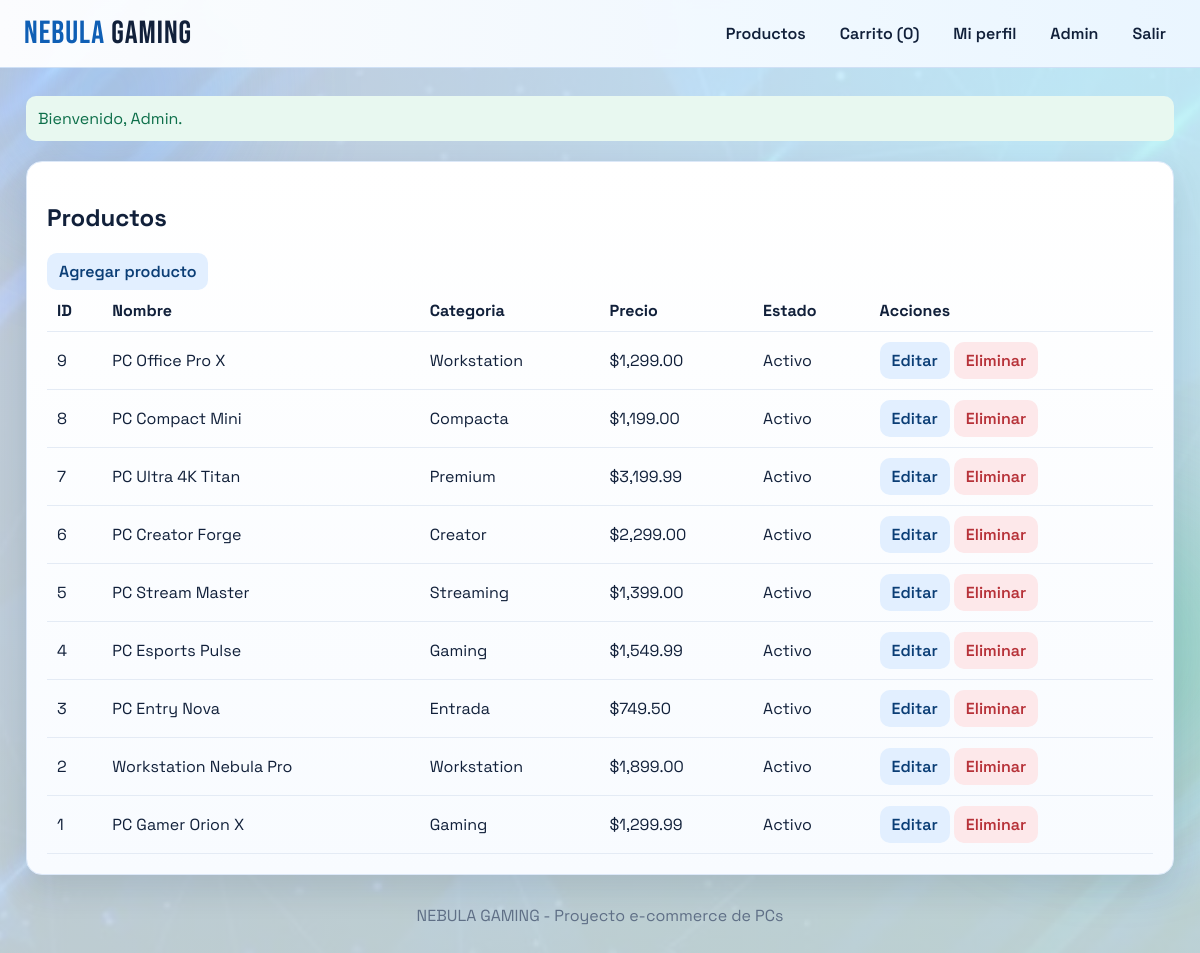
Page /admin/products.php (signed in) on the committed database.
### tables this page shows
CREATE TABLE IF NOT EXISTS productos (
    id INT AUTO_INCREMENT PRIMARY KEY,
    nombre_producto VARCHAR(150) NOT NULL,
    descripcion TEXT NULL,
    categoria VARCHAR(80) NULL,
    precio_producto DECIMAL(10,2) NOT NULL,
    imagen VARCHAR(255) NULL,
    activo TINYINT(1) NOT NULL DEFAULT 1,
    created_at TIMESTAMP DEFAULT CURRENT_TIMESTAMP
);

### includes/auth.php (called while the page is built, shortened)
<?php
function db(): PDO
{
    static $pdo = null;
    if ($pdo === null) {
        $database = new Database();
        $pdo = $database->connect();
    }
    return $pdo;
}
function e(string $value): string
{
    return htmlspecialchars($value, ENT_QUOTES, 'UTF-8');
}

### admin/products.php (the view, shortened to what this page needs)
<?php
require_once __DIR__ . '/../includes/layout.php';
$stmt = db()->query('SELECT id, nombre_producto, categoria, precio_producto, activo FROM productos ORDER BY id DESC');
$products = $stmt->fetchAll();
?>
<section class="panel">
    <h2>Productos</h2>
    <a class="btn-link" href="product_form.php">Agregar producto</a>
    <div class="table-wrap">
        <table>
            <thead>
                <tr>
                    <th>ID</th>
                    <th>Nombre</th>
                    <th>Categoria</th>
                    <th>Precio</th>
                    <th>Estado</th>
                    <th>Acciones</th>
                </tr>
            </thead>
            <tbody>
                <?php foreach ($products as $product): ?>
                    <tr>
                        <td><?= (int)$product['id'] ?></td>
                        <td><?= e($product['nombre_producto']) ?></td>
                        <td><?= e($product['categoria'] ?? 'General') ?></td>
                        <td>$<?= number_format((float)$product['precio_producto'], 2) ?></td>
                        <td><?= (int)$product['activo'] === 1 ? 'Activo' : 'Inactivo' ?></td>
                        <td>
                            <a class="btn-link" href="product_form.php?id=<?= (int)$product['id'] ?>">Editar</a>
                            <a class="btn-link danger" href="product_delete.php?id=<?= (int)$product['id'] ?>" onclick="return confirm('Seguro que deseas eliminar este producto?');">Eliminar</a>
                        </td>
                    </tr>
                <?php endforeach; ?>
            </tbody>
        </table>
    </div>
</section>

### styles.css (style rules this page uses)
:root { --bg: #eef3f9; --surface: #ffffff; --primary: #0f5fb5; --primary-dark: #0b3e76; --accent: #16b67f; --text: #11203a; --muted: #5f6f86; --success: #1f9d6b; --danger: #b73239; --radius: 16px; --shadow: 0 14px 34px rgba(13, 42, 78, 0.12); }
* { box-sizing: border-box; }
body { margin: 0; font-family: 'Space Grotesk', sans-serif; color: var(--text); background: linear-gradient(145deg, rgba(233, 244, 255, 0.82), rgba(223, 244, 237, 0.84)), url('assets/fondo.jpg') center top / cover fixed no-repeat, radial-gradient(circle at 10% 10%, rgba(14, 77, 146, 0.24), transparent 40%), radial-gradient(circle at 85% 0%, rgba(31, 157, 107, 0.24), transparent 36%), var(--bg); min-height: 100vh; position: relative; overflow-x: hidden; }
body::before, body::after { content: ''; position: fixed; z-index: -1; border-radius: 50%; filter: blur(60px); opacity: 0.42; pointer-events: none; }
body::before { width: 360px; height: 360px; top: -90px; left: -70px; background: radial-gradient(circle, #60a5fa 0%, transparent 70%); animation: blobMoveOne 10s ease-in-out infinite alternate; }
body::after { width: 420px; height: 420px; right: -120px; bottom: 10%; background: radial-gradient(circle, #34d399 0%, transparent 70%); animation: blobMoveTwo 12s ease-in-out infinite alternate; }
.panel { margin-top: 20px; background: linear-gradient(180deg, #ffffff, #f8fbff); border-radius: var(--radius); padding: 20px; box-shadow: var(--shadow); border: 1px solid #dce8f8; }
.btn-link { display: inline-block; text-decoration: none; background: #e2efff; color: var(--primary-dark); padding: 8px 12px; border-radius: 10px; font-weight: 600; }
.btn-link.danger { color: var(--danger); background: #fde8ea; }
.table-wrap { overflow-x: auto; }
table { width: 100%; border-collapse: collapse; }
th, td { border-bottom: 1px solid #e4ebf5; text-align: left; padding: 10px; }

### rows in the picture
productos: id "9", nombre_producto "PC Office Pro X", categoria "Workstation", precio_producto "1,299.00", activo "Activo"
productos: id "8", nombre_producto "PC Compact Mini", categoria "Compacta", precio_producto "1,199.00", activo "Activo"
productos: id "7", nombre_producto "PC Ultra 4K Titan", categoria "Premium", precio_producto "3,199.99", activo "Activo"
productos: id "6", nombre_producto "PC Creator Forge", categoria "Creator", precio_producto "2,299.00", activo "Activo"
productos: id "5", nombre_producto "PC Stream Master", categoria "Streaming", precio_producto "1,399.00", activo "Activo"
productos: id "4", nombre_producto "PC Esports Pulse", categoria "Gaming", precio_producto "1,549.99", activo "Activo"
productos: id "3", nombre_producto "PC Entry Nova", categoria "Entrada", precio_producto "749.50", activo "Activo"
productos: id "2", nombre_producto "Workstation Nebula Pro", categoria "Workstation", precio_producto "1,899.00", activo "Activo"
productos: id "1", nombre_producto "PC Gamer Orion X", categoria "Gaming", precio_producto "1,299.99", activo "Activo"

### other values in the picture
$cartCount "0"
$success "Bienvenido, Admin."
